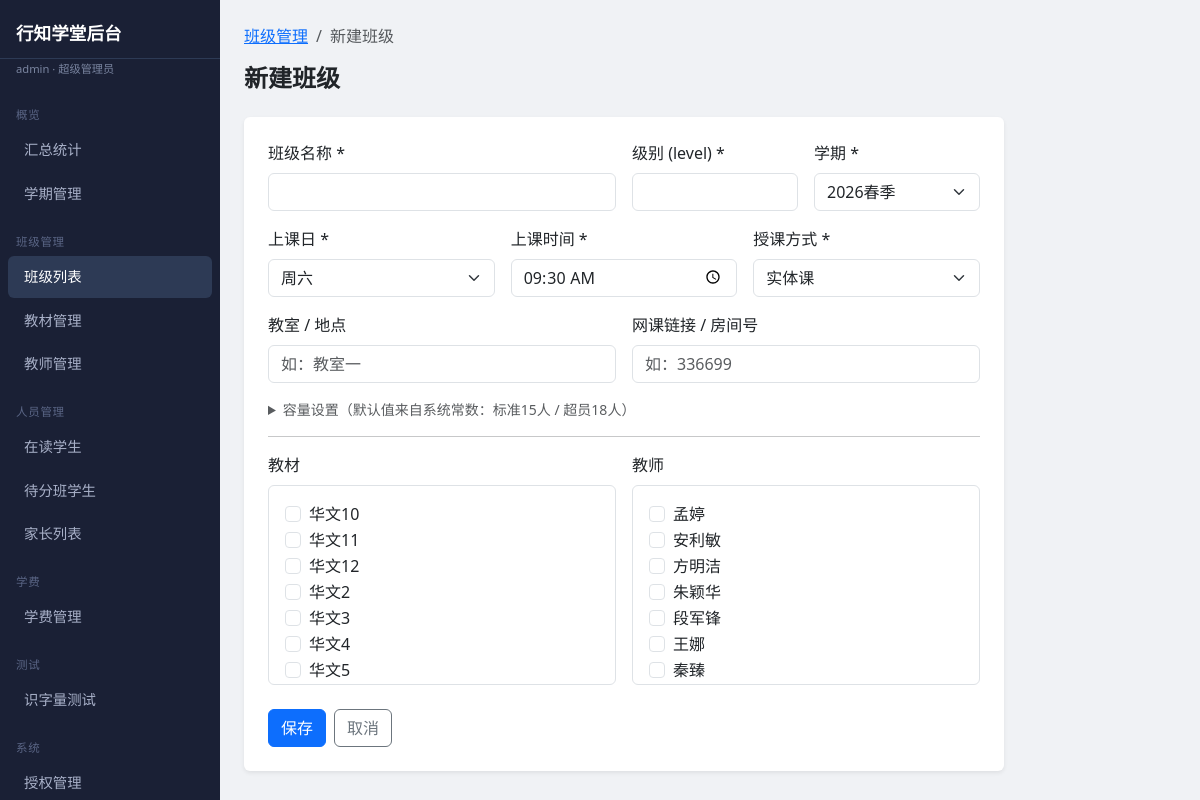
Page /admin/classes/new (signed in) on the committed database.
### app/models/admin_user.py (models this page shows, shortened)
class AdminUser(Base, TimestampMixin):
    __tablename__ = "admin_users"
    id: Mapped[int] = mapped_column(primary_key=True)
    username: Mapped[str] = mapped_column(String(100), unique=True, nullable=False)
    hashed_password: Mapped[str] = mapped_column(String(200), nullable=False)
    is_active: Mapped[bool] = mapped_column(Boolean, default=True)
    is_superadmin: Mapped[bool] = mapped_column(Boolean, default=False)
    role: Mapped[str] = mapped_column(String(20), nullable=False, default=ROLE_SENIOR_ADMIN)
    teacher_id: Mapped[Optional[int]] = mapped_column(
        Integer, ForeignKey("teachers.id"), nullable=True
    )
    teacher: Mapped[Optional["Teacher"]] = relationship("Teacher", foreign_keys=[teacher_id])  # noqa: F821

### app/models/material.py (models this page shows)
class Material(Base, TimestampMixin):
    __tablename__ = "materials"
    id: Mapped[int] = mapped_column(primary_key=True)
    name: Mapped[str] = mapped_column(String(200), nullable=False)
    level: Mapped[Optional[int]] = mapped_column(nullable=True)
    description: Mapped[Optional[str]] = mapped_column(String(500), nullable=True)
    lesson_count: Mapped[Optional[int]] = mapped_column(nullable=True)   # 课文数
    char_count: Mapped[Optional[int]] = mapped_column(nullable=True)     # 生字数
    char_set: Mapped[Optional[str]] = mapped_column(Text, nullable=True) # 生字集
    class_materials: Mapped[list["ClassMaterial"]] = relationship(
        back_populates="material"
    )

### app/models/teacher.py (models this page shows)
class Teacher(Base, TimestampMixin):
    __tablename__ = "teachers"
    id: Mapped[int] = mapped_column(primary_key=True)
    name: Mapped[str] = mapped_column(String(100), nullable=False)
    email: Mapped[Optional[str]] = mapped_column(String(200), nullable=True)
    phone: Mapped[Optional[str]] = mapped_column(String(50), nullable=True)
    gender: Mapped[Optional[str]] = mapped_column(String(10), nullable=True)  # male/female
    max_classes: Mapped[int] = mapped_column(Integer, default=3)
    class_teachers: Mapped[list["ClassTeacher"]] = relationship(  # noqa: F821
        back_populates="teacher"
    )

### app/web/admin.py (the view)
@router.get("/classes/new", response_class=HTMLResponse)
async def class_new_form(request: Request, db: AsyncSession = Depends(get_db)):
    admin = await _get_admin(request, db)
    if not admin:
        return _login_redirect()
    if not admin.is_senior_or_above:
        return _forbidden("/admin/classes")
    semester = await _active_semester(db)
    materials_r = await db.execute(select(Material).order_by(Material.name))
    teachers_r = await db.execute(select(Teacher).order_by(Teacher.name))
    semesters_r = await db.execute(select(Semester).order_by(Semester.id.desc()))
    cfg = await _get_settings(db)
    return templates.TemplateResponse(request, "admin/class_form.html", {
        "admin": admin,
        "current_admin": admin,
        "cls": None,
        "semester": semester,
        "semesters": semesters_r.scalars().all(),
        "all_materials": materials_r.scalars().all(),
        "all_teachers": teachers_r.scalars().all(),
        "selected_materials": [],
        "selected_teachers": [],
        "slot_labels": SLOT_LABELS,
        "cfg": cfg,
        "err": request.query_params.get("err"),
    })

### app/templates/admin/class_form.html (shortened to what this page needs)
{% extends "admin/base.html" %}
{% block content %}
<div class="page-header">
  <nav aria-label="breadcrumb">
    <ol class="breadcrumb">
      <li class="breadcrumb-item"><a href="/admin/classes">班级管理</a></li>
      <li class="breadcrumb-item active">{% if cls %}编辑 {{ cls.name }}{% else %}新建班级{% endif %}</li>
    </ol>
  </nav>
  <h4 class="mb-0 fw-bold">{% if cls %}编辑班级{% else %}新建班级{% endif %}</h4>
</div>
<div class="card border-0 shadow-sm" style="max-width:760px">
  <div class="card-body p-4">
    <form method="post" action="{% if cls %}/admin/classes/{{ cls.id }}/edit{% else %}/admin/classes/new{% endif %}">
      <div class="row g-3 mb-3">
        <div class="col-md-6">
          <label class="form-label">班级名称 *</label>
          <input type="text" name="name" class="form-control" required value="{{ cls.name if cls else '' }}">
        </div>
        <div class="col-md-3">
          <label class="form-label">级别 (level) *</label>
          <input type="number" name="level" class="form-control" required value="{{ cls.level if cls else '' }}" min="1" max="30">
        </div>
        <div class="col-md-3">
          <label class="form-label">学期 *</label>
          <select name="semester_id" class="form-select" {% if cls %}disabled{% endif %}>
            {% for s in semesters %}
            <option value="{{ s.id }}" {% if (cls and cls.semester_id == s.id) or (not cls and s.is_active) %}selected{% endif %}>{{ s.name }}</option>
            {% endfor %}
          </select>
        </div>
      </div>
      <div class="row g-3 mb-3">
        <div class="col-md-4">
          <label class="form-label">上课日 *</label>
          <select name="schedule_day" class="form-select" required>
            <option value="SAT" {% if cls and cls.schedule_day == 'SAT' %}selected{% endif %}>周六</option>
          </select>
        </div>
        <div class="col-md-4">
          <label class="form-label">上课时间 *</label>
          <input type="time" name="schedule_time" class="form-control" required
                 value="{{ cls.schedule_time.strftime('%H:%M') if cls else '09:30' }}">
        </div>
        <div class="col-md-4">
          <label class="form-label">授课方式 *</label>
          <select name="modality" class="form-select" required>
            <option value="onsite" {% if cls and cls.modality == 'onsite' %}selected{% endif %}>实体课</option>
          </select>
        </div>
      </div>
      <div class="row g-3 mb-3">
        <div class="col-md-6">
          <label class="form-label">教室 / 地点</label>
          <input type="text" name="room" class="form-control" value="{{ cls.room or '' if cls else '' }}" placeholder="如：教室一">
        </div>
        <div class="col-md-6">
          <label class="form-label">网课链接 / 房间号</label>
          <input type="text" name="meeting_link" class="form-control" value="{{ cls.meeting_link or '' if cls else '' }}" placeholder="如：336699">
        </div>
      </div>
      <details class="mb-3">
        <summary class="text-muted small" style="cursor:pointer">容量设置（默认值来自系统常数：标准{{ cfg.default_capacity }}人 / 超员{{ cfg.default_overflow_cap }}人）</summary>
      </details>
      <hr class="my-3">
      <div class="row g-3 mb-4">
        <div class="col-md-6">
          <label class="form-label fw-medium">教材</label>
          <div class="border rounded p-3" style="max-height:200px;overflow-y:auto">
            {% for m in all_materials %}
            <div class="form-check">
              <input class="form-check-input" type="checkbox" name="material_ids" value="{{ m.id }}"
                     id="mat_{{ m.id }}" {% if m.id in selected_materials %}checked{% endif %}>
              <label class="form-check-label" for="mat_{{ m.id }}">{{ m.name }}</label>
            </div>
            {% endfor %}
          </div>
        </div>
        <div class="col-md-6">
          <label class="form-label fw-medium">教师</label>
          <div class="border rounded p-3" style="max-height:200px;overflow-y:auto">
            {% for t in all_teachers %}
            <div class="form-check">
              <input class="form-check-input" type="checkbox" name="teacher_ids" value="{{ t.id }}"
                     id="tch_{{ t.id }}" {% if t.id in selected_teachers %}checked{% endif %}>
              <label class="form-check-label" for="tch_{{ t.id }}">{{ t.name }}</label>
            </div>
            {% endfor %}
          </div>
        </div>
      </div>
      <div class="d-flex gap-2">
        <button type="submit" class="btn btn-primary">保存</button>
        <a href="/admin/classes" class="btn btn-outline-secondary">取消</a>
      </div>
    </form>
  </div>
</div>
{% endblock %}

### app/templates/admin/base.html (shortened to what this page needs)
<!doctype html>
<html lang="zh-CN">
<head>
  <link href="https://cdn.jsdelivr.net/npm/bootstrap@5.3.2/dist/css/bootstrap.min.css" rel="stylesheet">
</head>
<body>
{% set _role = current_admin.role if current_admin else '' %}
{% set _is_super = (_role == 'superadmin' or (current_admin and current_admin.is_superadmin)) %}
{% set _is_senior = (_is_super or _role == 'senior_admin') %}
<div class="sidebar">
  <div class="brand">行知学堂后台</div>
  {% if current_admin %}
  <div class="role-badge">{{ current_admin.username }} · {{ current_admin.role_label }}</div>
  {% endif %}
  <nav class="mt-1">
    <div class="nav-section">概览</div>
    <a href="/admin/" class="nav-link {% if request.url.path == '/admin/' %}active{% endif %}">汇总统计</a>
    {% if _is_senior %}
    <a href="/admin/semesters" class="nav-link {% if '/semesters' in request.url.path %}active{% endif %}">学期管理</a>
    {% endif %}
    <div class="nav-section">班级管理</div>
    <a href="/admin/classes" class="nav-link {% if '/classes' in request.url.path %}active{% endif %}">班级列表</a>
    <a href="/admin/materials" class="nav-link {% if '/materials' in request.url.path %}active{% endif %}">教材管理</a>
    {% if _is_senior %}
    <a href="/admin/teachers" class="nav-link {% if '/teachers' in request.url.path %}active{% endif %}">教师管理</a>
    {% endif %}
    <div class="nav-section">人员管理</div>
    <a href="/admin/enrolled-students" class="nav-link {% if '/enrolled-students' in request.url.path %}active{% endif %}">在读学生</a>
    {% if _is_senior %}
    <a href="/admin/pending-students" class="nav-link {% if '/pending-students' in request.url.path %}active{% endif %}">待分班学生</a>
    {% endif %}
    <a href="/admin/guardians" class="nav-link {% if '/guardians' in request.url.path %}active{% endif %}">家长列表</a>
    {% if _is_super %}
    <div class="nav-section">学费</div>
    <a href="/admin/tuition" class="nav-link {% if '/tuition' in request.url.path %}active{% endif %}">学费管理</a>
    {% endif %}
    {% if _is_senior %}
    <div class="nav-section">测试</div>
    <a href="/admin/literacy-tests" class="nav-link {% if '/literacy-tests' in request.url.path %}active{% endif %}">识字量测试</a>
    {% endif %}
    {% if _is_super %}
    <div class="nav-section">系统</div>
    <a href="/admin/users" class="nav-link {% if '/users' in request.url.path %}active{% endif %}">授权管理</a>
    {% endif %}
  </nav>
</div>
<div class="main-content">
  {% block content %}{% endblock %}
</div>
</body>
</html>

### app/templates/admin/base.html (style rules this page uses)
body { background: #f0f2f5; }
.sidebar { width: 220px; min-height: 100vh; background: #1a2035; position: fixed; top: 0; left: 0; }
.sidebar .brand { padding: 20px 16px 12px; color: #fff; font-size: 1.1rem; font-weight: 700; border-bottom: 1px solid #2d3a55; }
.sidebar .nav-link { color: #a8b0c8; padding: 10px 16px; border-radius: 6px; margin: 2px 8px; font-size: .9rem; }
.sidebar .nav-link:hover, .sidebar .nav-link.active { background: #2d3a55; color: #fff; }
.sidebar .nav-section { color: #5a6585; font-size: .72rem; text-transform: uppercase; letter-spacing: .06em; padding: 16px 16px 4px; }
.sidebar .role-badge { font-size: .7rem; color: #7a85a0; padding: 2px 16px 8px; }
.main-content { margin-left: 220px; padding: 24px; min-height: 100vh; }
.page-header { margin-bottom: 24px; }

### rows in the picture
AdminUser: username "admin", role_label "超级管理员"
Material: name "华文10"
Material: name "华文11"
Material: name "华文12"
Material: name "华文2"
Material: name "华文3"
Material: name "华文4"
Material: name "华文5"
Teacher: name "孟婷"
Teacher: name "安利敏"
Teacher: name "方明洁"
Teacher: name "朱颖华"
Teacher: name "段军锋"
Teacher: name "王娜"
Teacher: name "秦臻"

### other values in the picture
{{ cfg.default_capacity }} "15"
{{ cfg.default_overflow_cap }} "18"
form field semester_id "2026春季"
